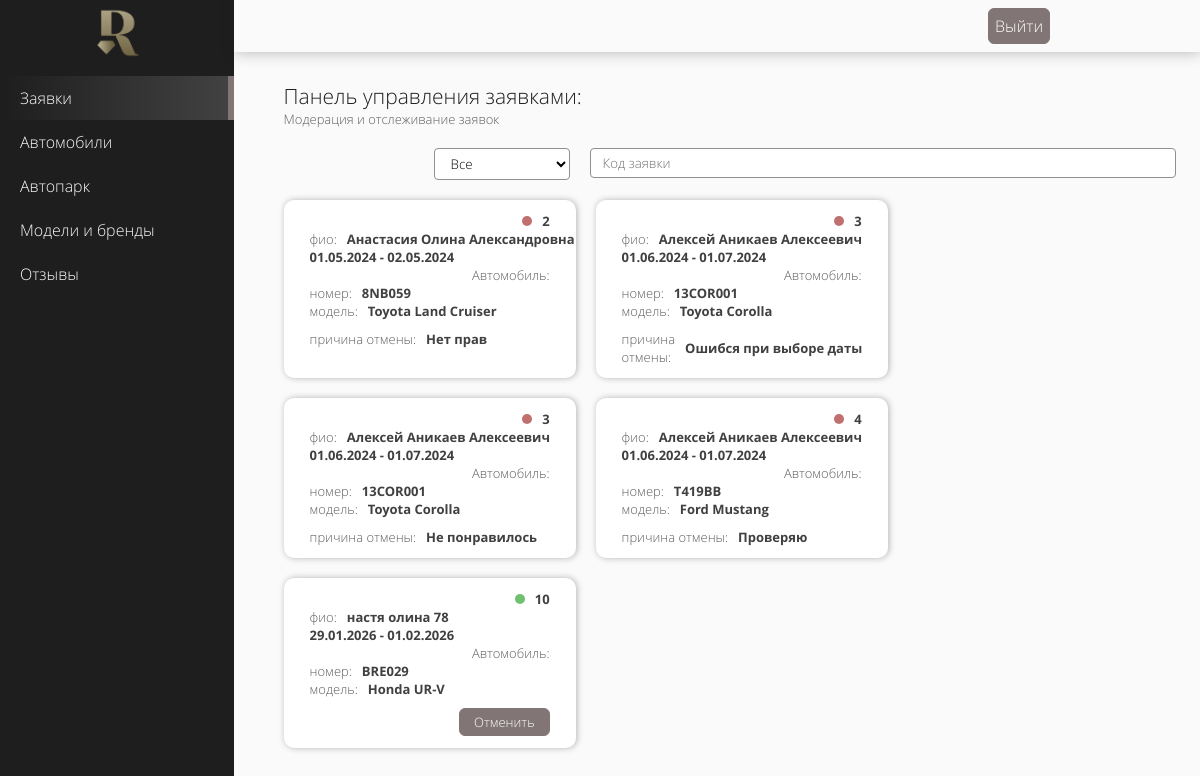
The app's page /rcr-admin/pages/index.php (signed in) with its own data.
### tables this page shows
CREATE TABLE `Lease_contract` (
  `Id` int NOT NULL,
  `Id_user` int NOT NULL,
  `Id_car` int NOT NULL,
  `Start_of_rental` date NOT NULL,
  `End_of_ease` date NOT NULL,
  `Total_price` int NOT NULL,
  `Status` varchar(20) NOT NULL DEFAULT 'Active'
);

CREATE TABLE `Users` (
  `Id_user` int NOT NULL,
  `Name` varchar(50) NOT NULL,
  `Surname` varchar(50) NOT NULL,
  `Patronymic` varchar(50) DEFAULT NULL,
  `Email` varchar(100) NOT NULL,
  `Username` varchar(100) NOT NULL,
  `Password` varchar(100) NOT NULL,
  `Confirmation_code` varchar(100) NOT NULL,
  `isActive` tinyint(1) NOT NULL DEFAULT '0'
);

CREATE TABLE `Cars` (
  `id_cars` int NOT NULL,
  `id_models` int NOT NULL,
  `year` int NOT NULL,
  `type` varchar(50) NOT NULL,
  `volume` int NOT NULL,
  `power` int NOT NULL,
  `mileage` int NOT NULL,
  `drive_unit` varchar(50) NOT NULL,
  `quantity_place` int NOT NULL,
  `color` text NOT NULL,
  `number` varchar(10) NOT NULL,
  `price` int NOT NULL,
  `photo` text NOT NULL
);

CREATE TABLE `Brands` (
  `id_brand` int NOT NULL,
  `brand_name` varchar(50) NOT NULL
);

CREATE TABLE `Models` (
  `model_id` int NOT NULL,
  `model_name` varchar(50) NOT NULL,
  `brand_id` int DEFAULT NULL
);

CREATE TABLE `Canceled_Applications` (
  `Id` int NOT NULL,
  `Id_contract` int NOT NULL,
  `Rejection_Reason` text NOT NULL
);

### rcr-admin/pages/section/requests.php (shortened to what this page needs)
<?php
$pdo = connectToDataBase();
$sql = "SELECT Users.Name, Users.Surname, Users.Patronymic, Lease_contract.Id, Lease_contract.Start_of_rental, Lease_contract.End_of_ease, Lease_contract.Status, Brands.brand_name, Models.model_name, Cars.number, Canceled_Applications.Rejection_Reason
FROM Lease_contract
JOIN Users ON Lease_contract.Id_user = Users.Id_user
JOIN Cars ON Lease_contract.Id_car = Cars.id_cars
JOIN Models ON Cars.id_models = Models.model_id
JOIN Brands ON Models.brand_id = Brands.id_brand
LEFT JOIN Canceled_Applications ON Lease_contract.ID = Canceled_Applications.Id_contract
";
$stmt = $pdo->query($sql);
$requests = $stmt->fetchAll(PDO::FETCH_ASSOC);
function formatDate($date) {
    $parts = explode('-', $date);
    return $parts[2] . '.' . $parts[1] . '.' . $parts[0];
}
?>
<div class="filterWrapper">
        <div class="statusFilter">
            <select id="statusFilter" class="statusFilterSelect">
                <option value="all" class="statusFilterItem">Все</option>
            </select>
        </div>
        <div class="searchWrapper">
            <input type="text" id="idSearch" placeholder="Код заявки" class="searchInput">
        </div>
</div>
<div class="contentRequests">
    <?php foreach ($requests as $request): ?>
        <div class="requestCard">
            <div class="cardHeader">
                <div class="cardStatus <?php echo strtolower($request['Status']); ?>"></div>
                <div class="cardData cardCode"><?php echo $request['Id'] ?></div>
            </div>
            <div class="cardTextWrapper">
                <div class="cardText">фио:</div>
                <div class="cardData">
                    <?php echo $request['Name'] . ' ' . $request['Surname'] . ' ' . $request['Patronymic']; ?>
                </div>
            </div>
            <div class="cardData">
                <?php echo formatDate($request['Start_of_rental']); ?> - <?php echo formatDate($request['End_of_ease']); ?>
            </div>
            <div class="cardText cardTextCenter">Автомобиль:</div>
            <div class="cardTextWrapper">
                <div class="cardText">номер:</div>
                <div class="cardData"><?php echo $request['number'];?></div>
            </div>
            <div class="cardTextWrapper">
                <div class="cardText">модель:</div>
                <div class="cardData"><?php echo $request['brand_name'] . ' ' . $request['model_name']?></div>
            </div>
            <?php if(strtolower($request['Status']) === 'canceled'): ?>
                <div class="cardTextWrapper rejectionReason">
                    <div class="cardText">причина отмены:</div>
                    <div class="cardData">
                        <?php echo $request['Rejection_Reason'];?>
                    </div>
                </div>
            <?php endif; ?>
            <?php if(strtolower($request['Status']) === 'active'): ?>
                <div class="cardButtonWrapper">
                    <button class="cardButton" onclick="showCancellationReasonInput(<?php echo $request['Id'] ?>)">Отменить</button>
                </div>
            <?php endif; ?>
        </div>
    <?php endforeach; ?>
</div>

### rcr-admin/assets/style.css (style rules this page uses)
body { padding: 0; margin: 0; background: #fafafa; }
.contentRequests { display: flex; flex-wrap: wrap; gap: 20px; }
.requestCard { padding: 12px 26px; border-radius: 10px; background: white; width: 240px; box-shadow: 1px 0 6px #1e1e1e52; }
.cardHeader { display: flex; align-items: center; justify-content: end; gap: 10px; }
.cardStatus { width: 10px; height: 10px; border-radius: 50%; }
.active { background-color: #6fc16f; }
.canceled { background-color: #c16f6f; }
.cardTextWrapper { display: flex; align-items: center; gap: 10px; }
.cardData { font-family: "OpenSans-Bold", sans-serif ; color: #404040; font-size: 13px; text-wrap: nowrap; }
.cardText { font-family: "OpenSans-Light", sans-serif; font-size: 13px; color: #5e5e5e; }
.rejectionReason { margin-top: 10px; }
.cardTextCenter { text-align: end; }
.filterWrapper { display: flex; justify-content: end; gap: 20px; margin-left: 150px; margin-bottom: 20px; }
.searchWrapper { width: 100%; }
.searchInput { font-family: "OpenSans-Light", sans-serif; padding: 5px 12px; border: 1px solid #909090; border-radius: 4px; background: white; width: 100%; }
.statusFilterSelect { font-family: "OpenSans-Light", sans-serif; padding: 5px 12px; border: 1px solid #909090; background: white; border-radius: 4px; }
.cardButtonWrapper { display: flex; justify-content: end; margin-top: 10px; }
.cardButton { font-family: "OpenSans-Light", sans-serif; text-decoration: none; border: 1px solid #827575; font-size: 13px; padding: 4px 14px; color: white; border-radius: 6px; background: #827575; }

### records on screen
lease_contract: Id "2", Id_user.Name "Анастасия", Id_user.Surname "Олина", Id_user.Patronymic "Александровна", Start_of_rental "01.05.2024", End_of_ease "02.05.2024", Id_car.number "8NB059", brands.brand_name "Toyota", models.model_name "Land Cruiser", canceled_applications.Rejection_Reason "Нет прав"
lease_contract: Id "3", Id_user.Name "Алексей", Id_user.Surname "Аникаев", Id_user.Patronymic "Алексеевич", Start_of_rental "01.06.2024", End_of_ease "01.07.2024", Id_car.number "13COR001", brands.brand_name "Toyota", models.model_name "Corolla", canceled_applications.Rejection_Reason "Ошибся при выборе даты", canceled_applications.Rejection_Reason "Не понравилось"
lease_contract: Id "4", Id_user.Name "Алексей", Id_user.Surname "Аникаев", Id_user.Patronymic "Алексеевич", Start_of_rental "01.06.2024", End_of_ease "01.07.2024", Id_car.number "Т419ВВ", brands.brand_name "Ford", models.model_name "Mustang", canceled_applications.Rejection_Reason "Проверяю"
lease_contract: Id "10", Id_user.Name "настя", Id_user.Surname "олина", Id_user.Patronymic "78", Start_of_rental "29.01.2026", End_of_ease "01.02.2026", Id_car.number "BRE029", brands.brand_name "Honda", models.model_name "UR-V"
